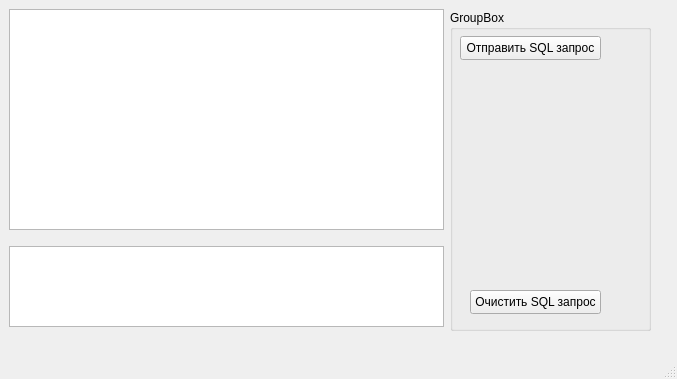
<?xml version="1.0" encoding="UTF-8"?>
<ui version="4.0">
 <class>MainWindow_1</class>
 <widget class="QMainWindow" name="MainWindow_1">
  <property name="geometry">
   <rect>
    <x>0</x>
    <y>0</y>
    <width>677</width>
    <height>379</height>
   </rect>
  </property>
  <property name="minimumSize">
   <size>
    <width>460</width>
    <height>290</height>
   </size>
  </property>
  <property name="maximumSize">
   <size>
    <width>16777215</width>
    <height>16777215</height>
   </size>
  </property>
  <property name="sizeIncrement">
   <size>
    <width>600</width>
    <height>35</height>
   </size>
  </property>
  <property name="baseSize">
   <size>
    <width>600</width>
    <height>35</height>
   </size>
  </property>
  <property name="focusPolicy">
   <enum>Qt::TabFocus</enum>
  </property>
  <property name="windowTitle">
   <string>MainWindow</string>
  </property>
  <widget class="QWidget" name="centralwidget">
   <widget class="QGroupBox" name="groupBox">
    <property name="geometry">
     <rect>
      <x>450</x>
      <y>10</y>
      <width>201</width>
      <height>321</height>
     </rect>
    </property>
    <property name="title">
     <string>GroupBox</string>
    </property>
    <widget class="QPushButton" name="pushButton">
     <property name="geometry">
      <rect>
       <x>10</x>
       <y>26</y>
       <width>141</width>
       <height>24</height>
      </rect>
     </property>
     <property name="text">
      <string>Отправить SQL запрос</string>
     </property>
    </widget>
    <widget class="QPushButton" name="pushButton_2">
     <property name="geometry">
      <rect>
       <x>20</x>
       <y>280</y>
       <width>131</width>
       <height>24</height>
      </rect>
     </property>
     <property name="text">
      <string>Очистить SQL запрос</string>
     </property>
    </widget>
   </widget>
   <widget class="QPlainTextEdit" name="plainTextEdit">
    <property name="geometry">
     <rect>
      <x>9</x>
      <y>9</y>
      <width>435</width>
      <height>221</height>
     </rect>
    </property>
   </widget>
   <widget class="QPlainTextEdit" name="plainTextEdit_2">
    <property name="geometry">
     <rect>
      <x>9</x>
      <y>246</y>
      <width>435</width>
      <height>81</height>
     </rect>
    </property>
   </widget>
  </widget>
  <widget class="QMenuBar" name="menubar">
   <property name="geometry">
    <rect>
     <x>0</x>
     <y>0</y>
     <width>677</width>
     <height>22</height>
    </rect>
   </property>
  </widget>
  <widget class="QStatusBar" name="statusbar"/>
 </widget>
 <resources/>
 <connections/>
</ui>
